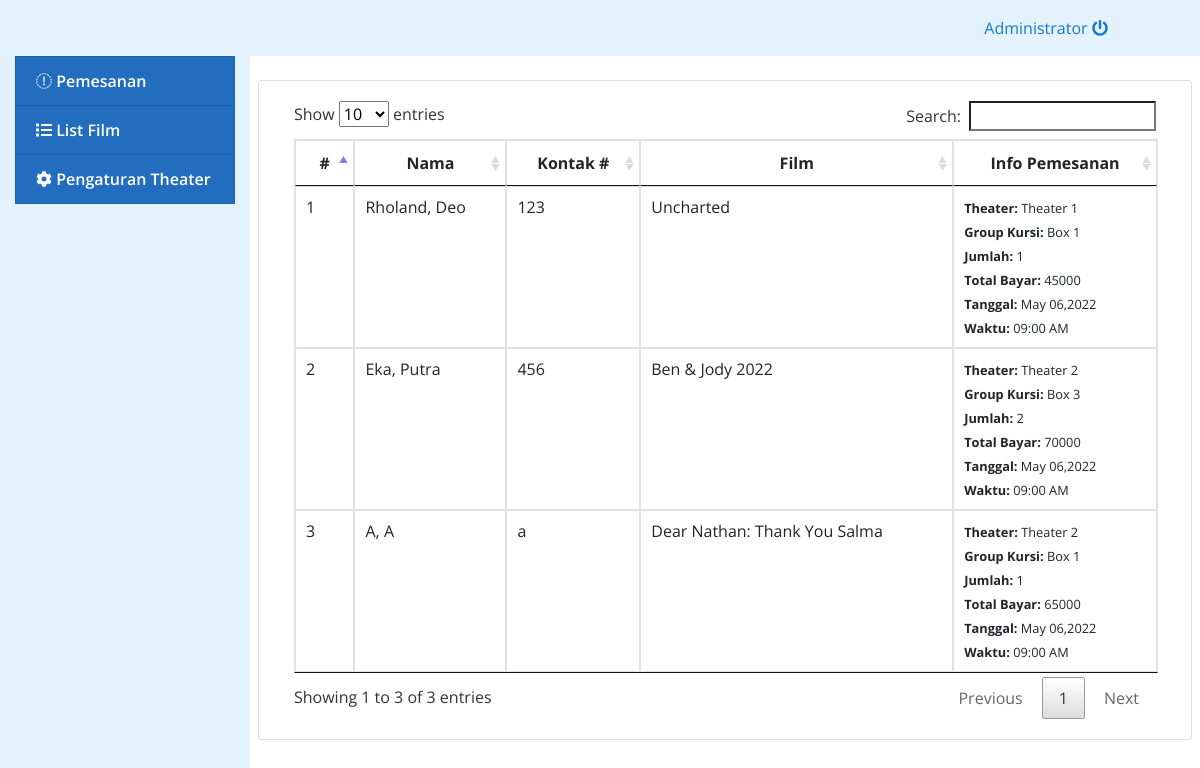
The page /admin/index.php (signed in) on the database its author committed.
### tables this page shows
CREATE TABLE `books` (
  `id` int(30) NOT NULL,
  `movie_id` int(30) NOT NULL,
  `ts_id` int(30) NOT NULL,
  `lastname` varchar(100) NOT NULL,
  `firstname` varchar(100) NOT NULL,
  `contact_no` varchar(15) NOT NULL,
  `qty` int(11) NOT NULL,
  `date` date NOT NULL,
  `time` time NOT NULL
);

CREATE TABLE `movies` (
  `id` int(30) NOT NULL,
  `price` int(11) NOT NULL,
  `title` text NOT NULL,
  `cover_img` text NOT NULL,
  `description` text NOT NULL,
  `duration` float NOT NULL,
  `date_showing` date NOT NULL,
  `end_date` date NOT NULL
);

CREATE TABLE `theater` (
  `id` int(30) NOT NULL,
  `name` text NOT NULL
);

CREATE TABLE `theater_settings` (
  `id` int(30) NOT NULL,
  `theater_id` int(30) NOT NULL,
  `seat_group` varchar(250) NOT NULL,
  `seat_count` int(11) NOT NULL DEFAULT 0
);

### admin/book.php (the view, shortened to what this page needs)
<?php include ('db_connect.php') ?>
<div class="container-fluid">
	<div class="row">
		<div class="card col-md-12 mt-3">
			<div class="card-body">
				<table class="table table-bordered">
					<thead>
						<tr>
							<th class="text-center">#</th>
							<th class="text-center">Nama</th>
							<th class="text-center">Kontak #</th>
							<th class="text-center">Film</th>
							<th class="text-center">Info Pemesanan</th>
						</tr>
					</thead>
					<tbody>
						<?php
						$i = 1;
						$movie = $conn->query("SELECT b.*,m.title,ts.seat_group,t.name as theater, qty*price as total FROM books b inner join movies m on b.movie_id = m.id inner join theater_settings ts on ts.id = b.ts_id inner join theater t on t.id = ts.theater_id  ");
						while($row=$movie->fetch_assoc()){
						 ?>
						 <tr>
						 	<td><?php echo $i++ ?></td>
						 	<td><?php echo ucwords($row['lastname'].', '.$row['firstname']) ?></td>
						 	<td><?php echo $row['contact_no'] ?></td>
						 	<td><?php echo $row['title'] ?></td>
						 	<td>
						 		<p><small><b>Theater:</b> <?php echo $row['theater'] ?></small></p>
						 		<p><small><b>Group Kursi:</b> <?php echo $row['seat_group'] ?></small></p>
						 		<p><small><b>Jumlah:</b> <?php echo $row['qty'] ?></small></p>
								 <p><small><b>Total Bayar:</b> <?php echo $row['total'] ?></small></p>
						 		<p><small><b>Tanggal:</b> <?php echo date("M d,Y",strtotime($row['date'])) ?></small></p>
						 		<p><small><b>Waktu:</b> <?php echo date("h:i A",strtotime($row['time'])) ?></small></p>
						 	</td>
						 </tr>
						<?php } ?>
					</tbody>
				</table>
			</div>
		</div>
	</div>
</div>

### admin/index.php (shortened to what this page needs)
<!DOCTYPE html>
<html lang="en">
<head>
<?php
 include('./header.php');
 ?>
</head>
<body>
	<?php include 'topbar.php' ?>
	<?php include 'navbar.php' ?>
  <main id="view-panel" >
      <?php $page = isset($_GET['page']) ? $_GET['page'] :'book'; ?>
  	<?php include $page.'.php' ?>
  </main>
</body>
</html>

### admin/header.php (shortened to what this page needs)
  <link rel="stylesheet" href="assets/font-awesome/css/all.min.css">
<link href="assets/vendor/bootstrap/css/bootstrap.min.css" rel="stylesheet">
<link href="assets/vendor/icofont/icofont.min.css" rel="stylesheet">
<link href="assets/vendor/boxicons/css/boxicons.min.css" rel="stylesheet">
<link href="assets/vendor/venobox/venobox.css" rel="stylesheet">
<link href="assets/vendor/animate.css/animate.min.css" rel="stylesheet">
<link href="assets/vendor/remixicon/remixicon.css" rel="stylesheet">
<link href="assets/vendor/owl.carousel/assets/owl.carousel.min.css" rel="stylesheet">
<link href="assets/vendor/bootstrap-datepicker/css/bootstrap-datepicker.min.css" rel="stylesheet">
<link href="assets/DataTables/datatables.min.css" rel="stylesheet">
<link href="assets/css/style.css" rel="stylesheet">
<link type="text/css" rel="stylesheet" href="assets/css/jquery-te-1.4.0.css">

### admin/topbar.php
<nav class="navbar navbar-light fixed-top " style="background-color: #e3f2fd;">
  <div class="container-fluid mt-2 mb-2">
  	<div class="col-lg-12">
	  	<div class="col-md-2 float-right">
	  		<a href="ajax.php?action=logout"><?php echo $_SESSION['login_name'] ?> <i class="fa fa-power-off"></i></a>
	    </div>
    </div>
  </div>
</nav>

### admin/navbar.php (shortened to what this page needs)
<nav id="sidebar" class='mx-lt-5 bg-light' style="background-color: #e3f2fd !important;">
	<div class="container-fluid">
		<div class="sidebar-list">
				<a href="index.php?page=book" class="nav-item nav-book"><span class='icon-field'><i class="fa fa-ticket"></i></span> Pemesanan</a>
				<a href="index.php?page=movielist" class="nav-item nav-movielist"><span class='icon-field'><i class="fa fa-list"></i></span> List Film</a>
				<a href="index.php?page=theater_settings" class="nav-item nav-theater_settings"><span class='icon-field'><i class="fa fa-cog"></i></span> Pengaturan Theater</a>
		</div>
	</div>
</nav>

### admin/assets/css/style.css (style rules this page uses)
body { font-family: "Open Sans", sans-serif; color: #444444; width: 100%; height: calc(100%); }
a { color: #1977cc; }
nav#sidebar { height: calc(100%); position: fixed; z-index: 99; left: 0; width: 250px; }
a.nav-item { position: relative; display: block; padding: .75rem 1.25rem; margin-bottom: -1px; border: 1px solid rgba(0,0,0,.125); background-color: #226dbd; color: #ffffff; font-weight: 600; }
main#view-panel { margin-left: 250px; width:calc(100% - 250px); margin-top: 3.5rem; padding: .5em }

### admin/book.php (style rules this page uses)
td p { margin: 0 }

### rows shown on the page
books: lastname+firstname "Rholand, Deo", contact_no "123", movie.title "Uncharted", theater.name "Theater 1", ts.seat_group "Box 1", qty "1", total "45000", date "May 06,2022", time "09:00 AM"
books: lastname+firstname "Eka, Putra", contact_no "456", movie.title "Ben & Jody 2022", theater.name "Theater 2", ts.seat_group "Box 3", qty "2", total "70000", date "May 06,2022", time "09:00 AM"
books: lastname+firstname "A, A", contact_no "a", movie.title "Dear Nathan: Thank You Salma", theater.name "Theater 2", ts.seat_group "Box 1", qty "1", total "65000", date "May 06,2022", time "09:00 AM"

### other values the page prints
$_SESSION['login_name'] "Administrator"
